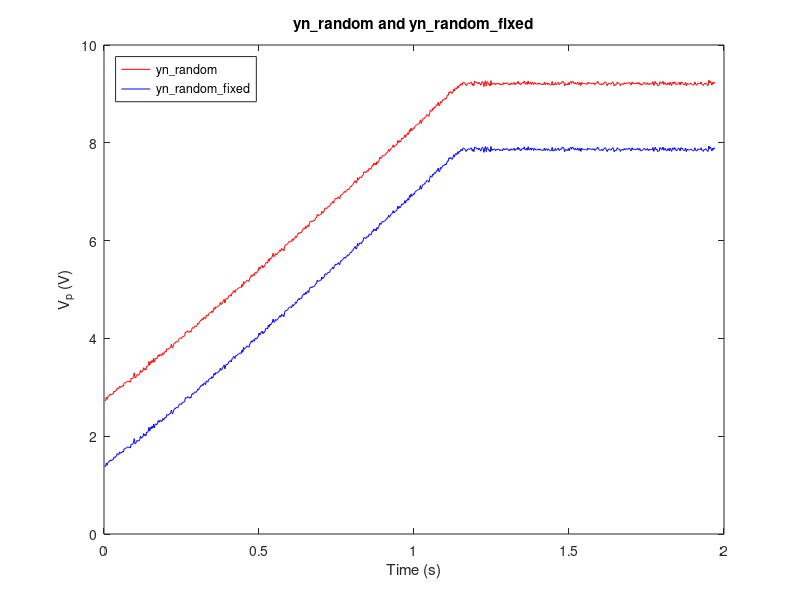

The MATLAB script that drew this image: (Note: this script raises an error after producing the figure.)
% Create Randomly assigned data
%[km, alpha] = GenerateCSVRandom('EGB345RandomData.csv');
km = 5.527416188207571;
alpha = 3.239426161205120;

%Read CSV file into workspace
randomdata = csvread('EGB345RandomData.csv',2,0);

%Rename Step response Data
yn_random = [randomdata(:,3)];

%create a time vector 
t = [randomdata(:,1)];

%Step input data
stepin = [randomdata(:,2)];

offset = mean(yn_random(t < 0));

% offset = yn_random(1);

%Remove time offset
t = t - 0.046273;

t_fixed = t((t < 1.973) & (t > 0));
stepin = stepin((t < 1.973) & (t > 0));
yn_random = yn_random((t < 1.973) & (t > 0));

%Remove offset of step response 
yn_random_fixed = yn_random - offset;

%1.16291
figure(1);
plot (t_fixed,(yn_random),'r')
hold on 
plot (t_fixed,(yn_random_fixed),'b')

xlabel('Time (s)');
ylabel('V_p (V)');
title ('yn\_random and yn\_random\_fixed');
legend('yn\_random','yn\_random\_fixed','Location', 'northwest');


% 
save('prelabdata_yn_random.txt','yn_random','-ascii');
save('prelabdata_yn_random_fixed.txt','yn_random_fixed','-ascii');


%% TASK 2

% Set up TF
[alpha_est,K_est] = estmotor(t_fixed,yn_random_fixed);

num = K_est;
dem = [1 alpha_est 0];

sys = tf(num,dem);

SEA_TF = step(sys,t_fixed);
figure(5)
plot(t_fixed,yn_random_fixed,'r','LineWidth', 1.5)
hold on 
plot(t_fixed,SEA_TF,'b','LineWidth', 1.5)
title ('Estimated model data and yn\_random\_fixed')
xlabel ('Time (s)');
ylabel ('V_p (V)');
legend('yn\_random\_fixed','Estimated model','Location', 'northwest');




%% TASK 3 

%UnknownData('EGB345UnknownData.csv',10295399)

unknown_data = csvread('EGB345UnknownData.csv',2,0);

unknown_time = unknown_data(:,1);
unknown_input = unknown_data(:,2);
unknown_ynrand = unknown_data(:,3);

unknown_time = unknown_time - 0.1388;

unknown_offset = mean(unknown_ynrand(t < 0));

Utime_fixed = unknown_time((unknown_time < 1.866) & (unknown_time > 0));
unknown_input = unknown_input((unknown_time < 1.866) & (unknown_time > 0));
unknown_ynrand = unknown_ynrand((unknown_time < 1.866) & (unknown_time > 0));

y1 = unknown_ynrand - unknown_offset;
figure(8)

plot (Utime_fixed,unknown_ynrand,'r')
hold on 
plot (Utime_fixed,unknown_input,'k')

plot (Utime_fixed,y1,'b')

% 
% save('prelabdata_y1.txt','y1','-ascii');

[unknown_alpha_est,unknown_K_est]=estmotor(Utime_fixed,y1);


num = [unknown_K_est];
dem = [1 unknown_alpha_est 0];

sys = tf(num,dem);

Un_step = step(sys,Utime_fixed);

figure(9)
plot(Utime_fixed,y1,'r','LineWidth', 1.5)
hold on 
plot(Utime_fixed,Un_step,'b','LineWidth', 1.5)

title ('Estimated model data and EGB345 UnknownData')
xlabel ('Time (s)');
ylabel ('V_p (V)');
legend('EGB345 Unknown Data y1','Estimated Model Data','Location', 'northwest');


%Error for Km
esti_errork = abs(((K_est-km)/km)*100)

%Error for alpha 
esti_erroralp = abs(((alpha_est-alpha)/alpha)*100)


